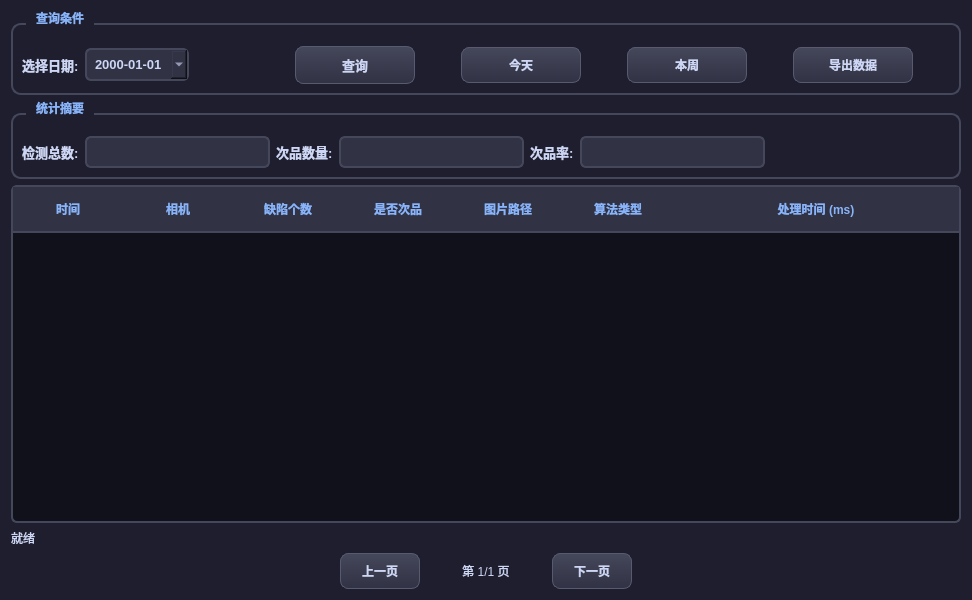
<?xml version="1.0" encoding="UTF-8"?>
<ui version="4.0">
 <class>DataStatsDialog</class>
 <widget class="QDialog" name="DataStatsDialog">
  <property name="geometry">
   <rect>
    <x>0</x>
    <y>0</y>
    <width>972</width>
    <height>600</height>
   </rect>
  </property>
  <property name="windowTitle">
   <string>数据统计</string>
  </property>
  <property name="styleSheet">
   <string notr="true">QDialog {
    background-color: #1e1e2e;
    color: #cdd6f4;
}

QGroupBox {
    color: #89b4fa;
    font-weight: bold;
    border: 2px solid #45475a;
    border-radius: 10px;
    margin-top: 12px;
    padding-top: 12px;
}

QGroupBox::title {
    subcontrol-origin: margin;
    left: 15px;
    padding: 0 8px;
}

QLabel {
    color: #cdd6f4;
}

QLineEdit {
    background-color: #313244;
    color: #cdd6f4;
    border: 2px solid #45475a;
    border-radius: 6px;
    padding: 6px;
}

QLineEdit:focus {
    border: 2px solid #89b4fa;
}

QTableWidget {
    background-color: #11111b;
    color: #cdd6f4;
    border: 2px solid #45475a;
    border-radius: 6px;
    gridline-color: #45475a;
    selection-background-color: #455a64;
}

QHeaderView::section {
    background-color: #313244;
    color: #89b4fa;
    padding: 8px;
    border: none;
    border-bottom: 2px solid #45475a;
    font-weight: bold;
}

QPushButton {
    background-color: qlineargradient(x1:0, y1:0, x2:0, y2:1, stop:0 #45475a, stop:1 #313244);
    color: #cdd6f4;
    border: 1px solid #585b70;
    border-radius: 8px;
    padding: 8px 16px;
    font-weight: bold;
}

QPushButton:hover {
    background-color: qlineargradient(x1:0, y1:0, x2:0, y2:1, stop:0 #585b70, stop:1 #45475a);
    border: 1px solid #74c7ec;
}

QPushButton:pressed {
    background-color: #45475a;
}

QDateEdit {
    background-color: #313244;
    color: #cdd6f4;
    border: 2px solid #45475a;
    border-radius: 6px;
    padding: 6px;
}</string>
  </property>
  <layout class="QVBoxLayout" name="verticalLayout">
   <item>
    <widget class="QGroupBox" name="queryGroup">
     <property name="title">
      <string>查询条件</string>
     </property>
     <layout class="QHBoxLayout" name="horizontalLayout">
      <item>
       <widget class="QLabel" name="dateLabel">
        <property name="font">
         <font>
          <pointsize>10</pointsize>
          <bold>true</bold>
         </font>
        </property>
        <property name="text">
         <string>选择日期:</string>
        </property>
       </widget>
      </item>
      <item>
       <widget class="QDateEdit" name="dateEdit">
        <property name="font">
         <font>
          <pointsize>10</pointsize>
          <bold>true</bold>
         </font>
        </property>
        <property name="displayFormat">
         <string>yyyy-MM-dd</string>
        </property>
        <property name="calendarPopup">
         <bool>true</bool>
        </property>
       </widget>
      </item>
      <item>
       <spacer name="horizontalSpacer_3">
        <property name="orientation">
         <enum>Qt::Orientation::Horizontal</enum>
        </property>
        <property name="sizeType">
         <enum>QSizePolicy::Policy::Fixed</enum>
        </property>
        <property name="sizeHint" stdset="0">
         <size>
          <width>100</width>
          <height>20</height>
         </size>
        </property>
       </spacer>
      </item>
      <item>
       <widget class="QPushButton" name="queryBtn">
        <property name="minimumSize">
         <size>
          <width>120</width>
          <height>0</height>
         </size>
        </property>
        <property name="font">
         <font>
          <pointsize>10</pointsize>
          <bold>true</bold>
         </font>
        </property>
        <property name="text">
         <string>查询</string>
        </property>
       </widget>
      </item>
      <item>
       <spacer name="horizontalSpacer">
        <property name="orientation">
         <enum>Qt::Orientation::Horizontal</enum>
        </property>
        <property name="sizeType">
         <enum>QSizePolicy::Policy::Fixed</enum>
        </property>
        <property name="sizeHint" stdset="0">
         <size>
          <width>40</width>
          <height>20</height>
         </size>
        </property>
       </spacer>
      </item>
      <item>
       <widget class="QPushButton" name="todayBtn">
        <property name="minimumSize">
         <size>
          <width>120</width>
          <height>0</height>
         </size>
        </property>
        <property name="text">
         <string>今天</string>
        </property>
       </widget>
      </item>
      <item>
       <spacer name="horizontalSpacer_4">
        <property name="orientation">
         <enum>Qt::Orientation::Horizontal</enum>
        </property>
        <property name="sizeType">
         <enum>QSizePolicy::Policy::Fixed</enum>
        </property>
        <property name="sizeHint" stdset="0">
         <size>
          <width>40</width>
          <height>20</height>
         </size>
        </property>
       </spacer>
      </item>
      <item>
       <widget class="QPushButton" name="weekBtn">
        <property name="minimumSize">
         <size>
          <width>120</width>
          <height>0</height>
         </size>
        </property>
        <property name="text">
         <string>本周</string>
        </property>
       </widget>
      </item>
      <item>
       <spacer name="horizontalSpacer_5">
        <property name="orientation">
         <enum>Qt::Orientation::Horizontal</enum>
        </property>
        <property name="sizeType">
         <enum>QSizePolicy::Policy::Fixed</enum>
        </property>
        <property name="sizeHint" stdset="0">
         <size>
          <width>40</width>
          <height>20</height>
         </size>
        </property>
       </spacer>
      </item>
      <item>
       <widget class="QPushButton" name="exportBtn">
        <property name="minimumSize">
         <size>
          <width>120</width>
          <height>0</height>
         </size>
        </property>
        <property name="text">
         <string>导出数据</string>
        </property>
       </widget>
      </item>
      <item>
       <spacer name="horizontalSpacer_6">
        <property name="orientation">
         <enum>Qt::Orientation::Horizontal</enum>
        </property>
        <property name="sizeHint" stdset="0">
         <size>
          <width>40</width>
          <height>20</height>
         </size>
        </property>
       </spacer>
      </item>
     </layout>
    </widget>
   </item>
   <item>
    <widget class="QGroupBox" name="summaryGroup">
     <property name="title">
      <string>统计摘要</string>
     </property>
     <layout class="QHBoxLayout" name="horizontalLayout_2">
      <item>
       <widget class="QLabel" name="totalLabel">
        <property name="font">
         <font>
          <pointsize>10</pointsize>
          <bold>true</bold>
         </font>
        </property>
        <property name="text">
         <string>检测总数:</string>
        </property>
       </widget>
      </item>
      <item>
       <widget class="QLineEdit" name="totalCountEdit">
        <property name="minimumSize">
         <size>
          <width>100</width>
          <height>0</height>
         </size>
        </property>
        <property name="readOnly">
         <bool>true</bool>
        </property>
       </widget>
      </item>
      <item>
       <widget class="QLabel" name="defectLabel">
        <property name="font">
         <font>
          <pointsize>10</pointsize>
          <bold>true</bold>
         </font>
        </property>
        <property name="text">
         <string>次品数量:</string>
        </property>
       </widget>
      </item>
      <item>
       <widget class="QLineEdit" name="defectCountEdit">
        <property name="minimumSize">
         <size>
          <width>100</width>
          <height>0</height>
         </size>
        </property>
        <property name="readOnly">
         <bool>true</bool>
        </property>
       </widget>
      </item>
      <item>
       <widget class="QLabel" name="rateLabel">
        <property name="font">
         <font>
          <pointsize>10</pointsize>
          <bold>true</bold>
         </font>
        </property>
        <property name="text">
         <string>次品率:</string>
        </property>
       </widget>
      </item>
      <item>
       <widget class="QLineEdit" name="defectRateEdit">
        <property name="minimumSize">
         <size>
          <width>100</width>
          <height>0</height>
         </size>
        </property>
        <property name="readOnly">
         <bool>true</bool>
        </property>
       </widget>
      </item>
      <item>
       <spacer name="horizontalSpacer_2">
        <property name="orientation">
         <enum>Qt::Orientation::Horizontal</enum>
        </property>
        <property name="sizeHint" stdset="0">
         <size>
          <width>40</width>
          <height>20</height>
         </size>
        </property>
       </spacer>
      </item>
     </layout>
    </widget>
   </item>
   <item>
    <widget class="QTableWidget" name="table">
     <property name="font">
      <font>
       <pointsize>-1</pointsize>
       <bold>true</bold>
      </font>
     </property>
     <property name="styleSheet">
      <string notr="true">QTableWidget#table {
    background-color: #11111b;
    color: #cdd6f4;
    border: 2px solid #45475a;
    border-radius: 6px;
    gridline-color: #45475a;
    selection-background-color: #455a64;
    font-size: 12px;
}

QTableWidget#table::item {
    padding: 8px;
    height: 30px;
}

QTableWidget#table::item:selected {
    background-color: #455a64;
    color: #cdd6f4;
}</string>
     </property>
     <property name="alternatingRowColors">
      <bool>true</bool>
     </property>
     <property name="selectionBehavior">
      <enum>QAbstractItemView::SelectionBehavior::SelectRows</enum>
     </property>
     <attribute name="horizontalHeaderDefaultSectionSize">
      <number>110</number>
     </attribute>
     <attribute name="horizontalHeaderStretchLastSection">
      <bool>true</bool>
     </attribute>
     <column>
      <property name="text">
       <string>时间</string>
      </property>
      <property name="font">
       <font>
        <pointsize>12</pointsize>
        <bold>true</bold>
       </font>
      </property>
     </column>
     <column>
      <property name="text">
       <string>相机</string>
      </property>
      <property name="font">
       <font>
        <pointsize>12</pointsize>
        <bold>true</bold>
       </font>
      </property>
     </column>
     <column>
      <property name="text">
       <string>缺陷个数</string>
      </property>
      <property name="font">
       <font>
        <pointsize>12</pointsize>
        <bold>true</bold>
       </font>
      </property>
     </column>
     <column>
      <property name="text">
       <string>是否次品</string>
      </property>
      <property name="font">
       <font>
        <pointsize>12</pointsize>
        <bold>true</bold>
       </font>
      </property>
     </column>
     <column>
      <property name="text">
       <string>图片路径</string>
      </property>
      <property name="font">
       <font>
        <pointsize>12</pointsize>
        <bold>true</bold>
       </font>
      </property>
     </column>
     <column>
      <property name="text">
       <string>算法类型</string>
      </property>
      <property name="font">
       <font>
        <pointsize>12</pointsize>
        <bold>true</bold>
       </font>
      </property>
     </column>
     <column>
      <property name="text">
       <string>处理时间 (ms)</string>
      </property>
      <property name="font">
       <font>
        <pointsize>12</pointsize>
        <bold>true</bold>
       </font>
      </property>
     </column>
    </widget>
   </item>
   <item>
    <widget class="QLabel" name="statusLabel">
     <property name="text">
      <string>就绪</string>
     </property>
    </widget>
   </item>
   <item>
    <layout class="QHBoxLayout" name="paginationLayout">
     <item>
      <spacer name="paginationSpacerLeft">
       <property name="orientation">
        <enum>Qt::Orientation::Horizontal</enum>
       </property>
       <property name="sizeHint" stdset="0">
        <size>
         <width>40</width>
         <height>20</height>
        </size>
       </property>
      </spacer>
     </item>
     <item>
      <widget class="QPushButton" name="prevPageBtn">
       <property name="minimumSize">
        <size>
         <width>80</width>
         <height>30</height>
        </size>
       </property>
       <property name="text">
        <string>上一页</string>
       </property>
      </widget>
     </item>
     <item>
      <widget class="QLabel" name="pageInfoLabel">
       <property name="minimumSize">
        <size>
         <width>120</width>
         <height>0</height>
        </size>
       </property>
       <property name="text">
        <string>第 1/1 页</string>
       </property>
       <property name="alignment">
        <set>Qt::AlignmentFlag::AlignCenter</set>
       </property>
      </widget>
     </item>
     <item>
      <widget class="QPushButton" name="nextPageBtn">
       <property name="minimumSize">
        <size>
         <width>80</width>
         <height>30</height>
        </size>
       </property>
       <property name="text">
        <string>下一页</string>
       </property>
      </widget>
     </item>
     <item>
      <spacer name="paginationSpacerRight">
       <property name="orientation">
        <enum>Qt::Orientation::Horizontal</enum>
       </property>
       <property name="sizeHint" stdset="0">
        <size>
         <width>40</width>
         <height>20</height>
        </size>
       </property>
      </spacer>
     </item>
    </layout>
   </item>
  </layout>
 </widget>
 <resources/>
 <connections/>
</ui>
